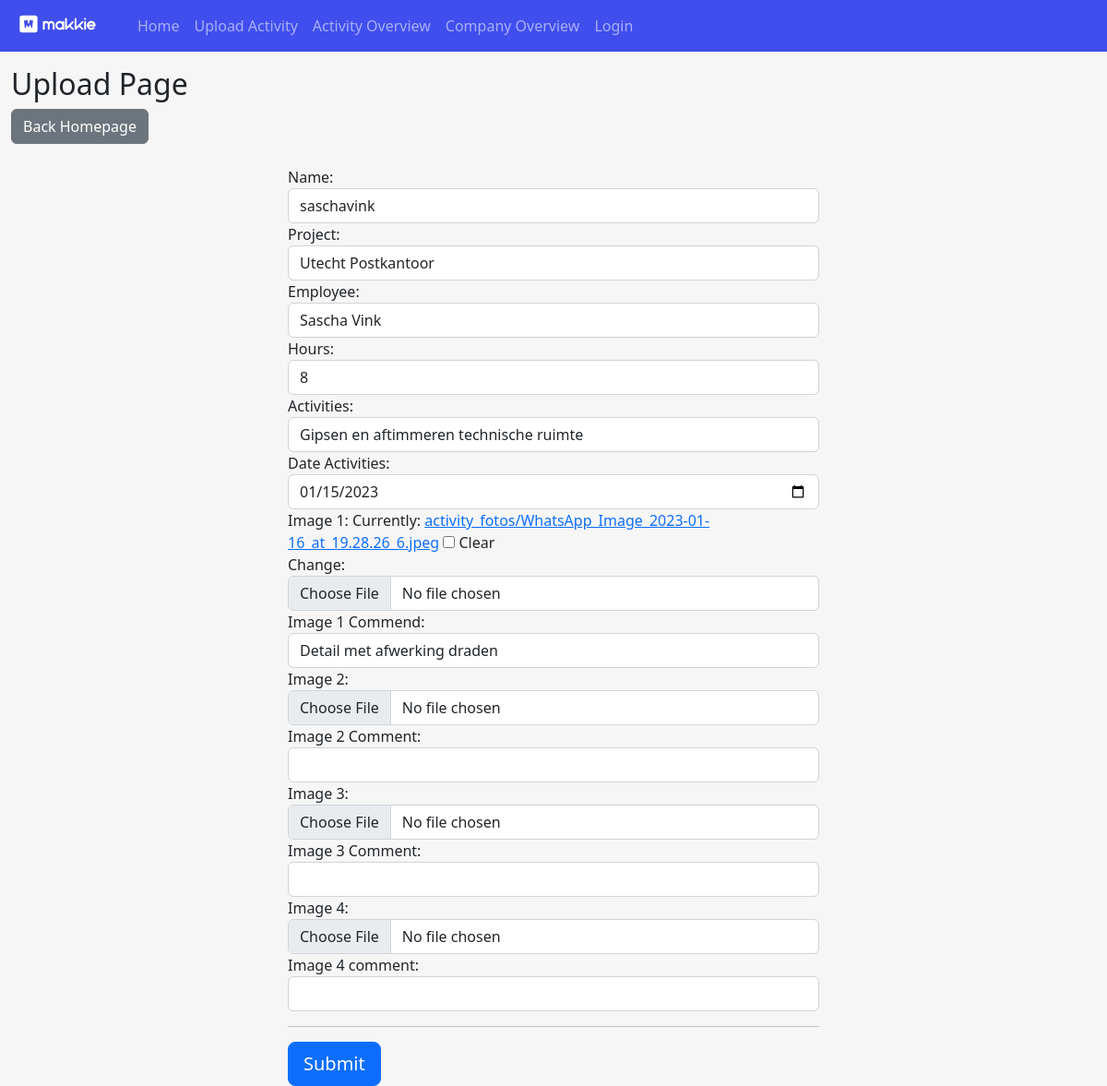
The page /update-activity/25/ on the database its author committed.
### upload/models.py (models this page shows, shortened)
class UploadActivity(models.Model):
	name = models.ForeignKey(User, on_delete=models.CASCADE, null=True)
	project_name = models.ForeignKey('CreateProject', on_delete=models.CASCADE, null=True)
	employee_name = models.ForeignKey('CreateEmployee', on_delete=models.CASCADE, null=True)
	hours_worked = models.IntegerField(null=True, blank=True)
	activities_performed = models.CharField(max_length=264, null=True, blank=False)
	date = models.DateField(auto_now=False, null=True, blank=False)
	date_created_system = models.DateTimeField(auto_now_add=True,null=True) #check this one is it correct and functional
	image_1 = models.ImageField(upload_to='activity_fotos', null=True, blank=True)
	image_1_comments = models.CharField(max_length=264, null=True, blank=True)
	image_2 = models.ImageField(upload_to='activity_fotos', null=True, blank=True)
	image_2_comments = models.CharField(max_length=264, null=True, blank=True)
	image_3 = models.ImageField(upload_to='activity_fotos', null=True, blank=True)
	image_3_comments = models.CharField(max_length=264, null=True, blank=True)
	image_4 = models.ImageField(upload_to='activity_fotos', null=True, blank=True)
	image_4_comments = models.CharField(max_length=264, null=True, blank=True)
	class Meta:
		ordering = ['-date']
		verbose_name = 'Upload activity'
		verbose_name_plural = 'Upload activities'

class CreateProject(models.Model):
	project_name = models.CharField(max_length=264, unique=True, null=True, blank=False)
	project_address = models.CharField(max_length=264, unique=False, null=True, blank=False)
	project_description = models.CharField(max_length=1000, null=True, blank=True)
	project_start_date = models.DateField(auto_now=False, auto_now_add=False, null=True, blank=True)
	project_delivery_date = models.DateField(auto_now=False, auto_now_add=False, null=True, blank=True)
	def __str__(self):
		return self.project_name

### upload/views.py (the view)
# urls.py: path('update-activity/<str:pk>/', views.updateactivity, name="update-activity"),
def updateactivity(request, pk):
 	update_activity = UploadActivity.objects.get(id=pk)
 	form_upload_activity = UploadActivityForm(instance=update_activity)
 	if request.method == 'POST':
 		form_upload_activity = UploadActivityForm(request.POST, instance=update_activity)
 		if form_upload_activity.is_valid():
 			form_upload_activity.save()
 			return redirect('uploadoverview')
 	context = {'form_upload_activity': form_upload_activity}
 	return render(request, 'upload.html', context)
 	form_upload_activity = UploadActivityForm(request.POST, instance=update_activity)

### upload/forms.py
class UploadActivityForm(ModelForm):
	class Meta:
		model = UploadActivity
		fields = [
		'name',
		'project_name',
		'employee_name',
		'hours_worked',
		'activities_performed',
		'date',
		'image_1',
		'image_1_comments',
		'image_2',
		'image_2_comments',
		'image_3',
		'image_3_comments',
		'image_4',
		'image_4_comments',
		]
		widgets = {
			'date': DateInput(),
		}

### upload/models.py (called while the page is built)
	def __str__(self):
		return self.employee_first_name + ' ' + self.employee_last_name

### upload/templates/upload.html (shortened to what this page needs)
{% extends 'main.html' %}
{% load static %}
{% load widget_tweaks %}
{% block content %}
<div class="container-fluid mt-3">
<h2>Upload Page</h2>
<a href="{% url 'home' %}" class="btn btn-secondary">Back Homepage</a>
<br>
<br>
<form action="" method="POST" enctype="multipart/form-data">
<div class="row justify-content-center">
      <div class="col-sm-10 col-md-6">
            Name: {{ form_upload_activity.name|add_class:"form-control"}}
            Project: {{ form_upload_activity.project_name|add_class:"form-control"}}
            Employee: {{ form_upload_activity.employee_name|add_class:"form-control"}}
            Hours: {{ form_upload_activity.hours_worked|add_class:"form-control"}}
            Activities: {{ form_upload_activity.activities_performed|add_class:"form-control"}}
            Date Activities: {{ form_upload_activity.date|add_class:"form-control"}}
            Image 1: {{ form_upload_activity.image_1|add_class:"form-control"}}
            Image 1 Commend: {{ form_upload_activity.image_1_comments|add_class:"form-control"}}
            Image 2: {{ form_upload_activity.image_2|add_class:"form-control"}}
            Image 2 Comment: {{ form_upload_activity.image_2_comments|add_class:"form-control"}}
            Image 3: {{ form_upload_activity.image_3|add_class:"form-control"}}
            Image 3 Comment: {{ form_upload_activity.image_3_comments|add_class:"form-control"}}
            Image 4: {{ form_upload_activity.image_4|add_class:"form-control"}}
            Image 4 comment: {{ form_upload_activity.image_4_comments|add_class:"form-control"}}
        <hr class="mb-3">
        <button class="btn btn-primary btn-lg bt-block" type="submit">Submit</button>
      </div>
    </div>
</form>
</div>
{% endblock %}

### overview/static/overview/css/overview.css (style rules this page uses)
body { background-color: #F6F6F6; }

### rows shown on the page
UploadActivity: name "saschavink", employee_name "Sascha Vink", hours_worked "8", activities_performed "Gipsen en aftimmeren technische ruimte", date "01/15/2023", image_1_comments "Detail met afwerking draden"
CreateProject: project_name "Utecht Postkantoor"
